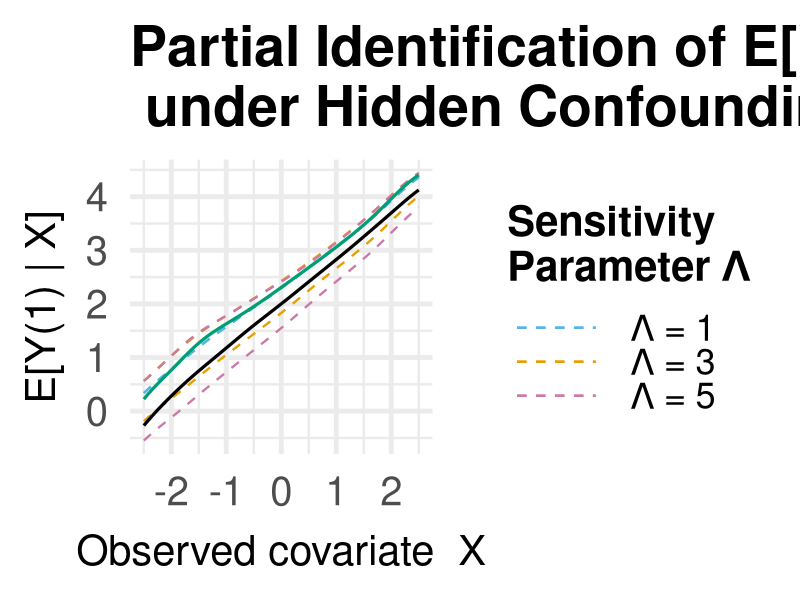

This chart was generated by the following R code:
# ============================================================
#  Partial Identification of E[Y(1) | X] under Hidden Confounding
#  DVDS Method: Dorn, Guo & Kallus (2023)
#  "Doubly-Valid/Doubly-Sharp Sensitivity Analysis for Causal
#   Inference with Unmeasured Confounding"
#
#  Sensitivity model: Marginal Sensitivity Model (MSM)
#  with parameter Lambda (Λ).
#
#  Under MSM(Λ), the true propensity odds are within Λ of the
#  nominal (estimated) propensity odds:
#
#    1/Λ ≤ [π(x)/(1-π(x))] / [ê(x)/(1-ê(x))] ≤ Λ
#
#  where π(x) is the TRUE propensity (unknown), ê(x) is the
#  NOMINAL propensity estimated from observed data.
#  Λ = 1  →  no hidden confounding (standard IPW).
#  Λ > 1  →  allows for increasing amounts of confounding.
# ============================================================

library(quantreg)   # quantile regression for DVDS augmentation
library(ggplot2)
library(dplyr)

set.seed(2024)
n <- 2000

# ------------------------------------------------------------
# 1.  Data Generating Process (DGP)
# ------------------------------------------------------------
#
#  X  ~ N(0,1)          observed covariate
#  U  ~ N(0,1)          HIDDEN confounder (analyst does not see U)
#
#  True propensity: P(A=1 | X, U) = logistic(0.5*X + 0.9*U)
#  → U is a strong confounder of A → Y
#
#  Potential outcomes:
#    Y(1) = 2 + X + 0.8*U + ε1     (treated)
#    Y(0) = 0.5*X        + ε0     (control)
#
#  Observed: Y = A·Y(1) + (1-A)·Y(0)

X  <- rnorm(n)
U  <- rnorm(n)                                  # HIDDEN — never used in estimation

true_ps <- plogis(0.5 * X + 0.9 * U)           # depends on U
A  <- rbinom(n, 1, true_ps)

Y1_pot <- 2 + X + 0.8 * U + rnorm(n, sd = 0.5) # potential outcome Y(1)
Y0_pot <- 0.5 * X          + rnorm(n, sd = 0.5) # potential outcome Y(0)
Y  <- A * Y1_pot + (1 - A) * Y0_pot             # observed outcome

cat("============================================================\n")
cat("  ORACLE (uses U — unobservable in practice)\n")
cat("============================================================\n")
cat(sprintf("  True E[Y(1)]       = %.3f\n", mean(Y1_pot)))
cat(sprintf("  True E[Y(0)]       = %.3f\n", mean(Y0_pot)))
cat(sprintf("  True ATE           = %.3f\n\n", mean(Y1_pot - Y0_pot)))

# ------------------------------------------------------------
# 2.  Analyst's world: only (X, A, Y) are observed
#     Estimate nominal propensity score ignoring U
# ------------------------------------------------------------

ps_model <- glm(A ~ X, family = binomial)       # misspecified: omits U
pi_hat   <- fitted(ps_model)
pi_hat   <- pmax(pi_hat, 0.02)                  # trim for numerical stability

naive_ipw <- mean(A * Y / pi_hat)               # Horwitz-Thompson estimator

cat("============================================================\n")
cat("  NAIVE ANALYSIS (ignores hidden confounding)\n")
cat("============================================================\n")
cat(sprintf("  Naive IPW E[Y(1)]  = %.3f  (biased due to hidden U)\n\n",
            naive_ipw))

# ------------------------------------------------------------
# 3.  DVDS Marginal Bounds on E[Y(1)]
# ------------------------------------------------------------
#
#  Under MSM(Λ), the SHARP identified set for E[Y(1)] is
#  [L(Λ), U(Λ)] where the bounds come from a doubly-valid
#  augmented estimator (Dorn, Guo & Kallus 2023, Sec. 3):
#
#  Key idea: choose a quantile level τ = Λ/(1+Λ) (upper bound)
#  or τ = 1/(1+Λ) (lower bound) for the treated-unit outcome
#  distribution.  Then the DVDS estimator is:
#
#    ψ̂_upper = (1/n) Σ_i [ q̂_{τ}(X_i) + w_i^up · A_i · (Y_i − q̂_{τ}(X_i)) ]
#    ψ̂_lower = (1/n) Σ_i [ q̂_{τ'}(X_i) + w_i^lo · A_i · (Y_i − q̂_{τ'}(X_i)) ]
#
#  where the MSM tilted weights are:
#    w_i^up = Λ / (Λ · π̂(X_i) + 1 − π̂(X_i))
#    w_i^lo = 1 / (π̂(X_i) + Λ · (1 − π̂(X_i)))
#
#  and q̂_τ(x) is a quantile regression of Y on X at level τ,
#  fit on TREATED units only.
#
#  "Doubly valid" means the bound is valid if EITHER:
#   (a) the propensity score model is correct, OR
#   (b) the outcome quantile model is correct.
#
#  "Sharp" means no tighter bound is possible under MSM(Λ).

dvds_marginal_bounds <- function(Y, A, X, pi_hat, Lambda) {

  tau_up  <- Lambda / (1 + Lambda)   # quantile for upper bound
  tau_lo  <- 1      / (1 + Lambda)   # quantile for lower bound

  # MSM tilted IPW weights (one per observation)
  w_up <- Lambda / (Lambda * pi_hat + (1 - pi_hat))
  w_lo <- 1      / (pi_hat + Lambda * (1 - pi_hat))

  # Quantile regression on treated units only
  df_treated <- data.frame(Y = Y[A == 1], X = X[A == 1])

  qfit_up <- rq(Y ~ X, tau = tau_up, data = df_treated)
  qfit_lo <- rq(Y ~ X, tau = tau_lo, data = df_treated)

  q_up <- predict(qfit_up, newdata = data.frame(X = X))  # predict for ALL units
  q_lo <- predict(qfit_lo, newdata = data.frame(X = X))

  # DVDS augmented estimators (IPW + quantile control variate)
  psi_up <- mean(q_up + w_up * A * (Y - q_up))
  psi_lo <- mean(q_lo + w_lo * A * (Y - q_lo))

  return(list(lower   = psi_lo,
              upper   = psi_up,
              width   = psi_up - psi_lo,
              q_up    = q_up,
              q_lo    = q_lo,
              w_up    = w_up,
              w_lo    = w_lo,
              tau_up  = tau_up,
              tau_lo  = tau_lo))
}

# Compute bounds over a sequence of Lambda values
Lambda_seq  <- c(1.0, 3.0, 5.0)
true_EY1    <- mean(Y1_pot)

marginal_results <- do.call(rbind, lapply(Lambda_seq, function(L) {
  b <- dvds_marginal_bounds(Y, A, X, pi_hat, L)
  data.frame(Lambda      = L,
             Lower       = b$lower,
             Upper       = b$upper,
             Width       = b$width,
             Contains_truth = (b$lower <= true_EY1 & true_EY1 <= b$upper))
}))

cat("============================================================\n")
cat(sprintf("  DVDS MARGINAL BOUNDS on E[Y(1)]  (true = %.3f)\n", true_EY1))
cat("============================================================\n")
print(marginal_results, row.names = FALSE, digits = 3)
cat("\n")

# ------------------------------------------------------------
# 4.  Conditional Bounds: E[Y(1) | X = x]  for each Lambda
# ------------------------------------------------------------
#
#  We evaluate the DVDS bound locally at each grid point x0
#  using a Nadaraya-Watson kernel smoother with Gaussian kernel.
#  This gives the identified SET for the conditional mean
#  potential outcome as a function of X.

dvds_conditional_bounds <- function(Y, A, X, pi_hat, Lambda,
                                    x_grid, bandwidth = 0.4) {

  tau_up <- Lambda / (1 + Lambda)
  tau_lo <- 1      / (1 + Lambda)

  w_up <- Lambda / (Lambda * pi_hat + (1 - pi_hat))
  w_lo <- 1      / (pi_hat + Lambda * (1 - pi_hat))

  # Global quantile regression on treated (extrapolates to full X range)
  df_tr  <- data.frame(Y = Y[A == 1], X = X[A == 1])
  q_up   <- predict(rq(Y ~ X, tau = tau_up, data = df_tr),
                    newdata = data.frame(X = X))
  q_lo   <- predict(rq(Y ~ X, tau = tau_lo, data = df_tr),
                    newdata = data.frame(X = X))

  # Local DVDS bounds at each grid point using kernel weighting
  res <- vapply(x_grid, function(x0) {

    kw <- dnorm((X - x0) / bandwidth)   # Gaussian kernel weights
    kw_norm <- kw / sum(kw)             # normalise to sum to 1

    upper <- sum(kw_norm * (q_up + w_up * A * (Y - q_up)))
    lower <- sum(kw_norm * (q_lo + w_lo * A * (Y - q_lo)))

    # Oracle: true E[Y(1) | X ≈ x0]
    true_cond <- sum(kw_norm * Y1_pot)

    # Naive: sample mean of Y among treated near x0
    kw_tr <- kw * A
    naive  <- if (sum(kw_tr) > 1e-8) sum(kw_tr * Y) / sum(kw_tr)
              else NA_real_

    c(lower = lower, upper = upper,
      true  = true_cond, naive = naive)
  }, FUN.VALUE = numeric(4))

  data.frame(X      = x_grid,
             Lower  = res["lower", ],
             Upper  = res["upper", ],
             True   = res["true",  ],
             Naive  = res["naive", ],
             Lambda = Lambda)
}

x_grid <- seq(-2.5, 2.5, length.out = 60)

cond_list <- lapply(Lambda_seq, function(L) {
  dvds_conditional_bounds(Y, A, X, pi_hat, L, x_grid, bandwidth = 0.4)
})
cond_df <- bind_rows(cond_list)
cond_df$Lambda_label <- factor(paste0("Λ = ", cond_df$Lambda))

# Extract reference curves (same for all Lambda)
ref <- cond_df[cond_df$Lambda == 1, ]

# ------------------------------------------------------------
# 5.  Plot 1 — Conditional bounds as lines for each Lambda
# ------------------------------------------------------------

# Sort data descending by Lambda so the widest bounds are drawn first
cond_df_sorted <- cond_df %>% arrange(desc(Lambda))

p1 <- ggplot(cond_df_sorted, aes(x = X)) +
  # Upper bound lines
  geom_line(aes(y = Upper, color = Lambda_label),
            linewidth = 0.8, linetype = "dashed") +
  # Lower bound lines
  geom_line(aes(y = Lower, color = Lambda_label),
            linewidth = 0.8, linetype = "dashed") +
  # True conditional mean (Oracle) - Solid Black
  geom_line(data = ref,
            aes(x = X, y = True),
            color = "black", linewidth = 1.1,
            inherit.aes = FALSE) +
  # Naive estimate - Solid Blue
  geom_line(data = ref,
            aes(x = X, y = Naive),
            color = "#009E73", linewidth = 1.1,
            inherit.aes = FALSE) +
  scale_color_manual(
    name   = "Sensitivity\nParameter Λ",
    values = c("#56B4E9", "#E69F00", "#CC79A7")) +
  labs(
    title    = "Partial Identification of E[Y(1) | X] \n under Hidden Confounding",
    x        = "Observed covariate  X",
    y        = "E[Y(1) | X]"
  ) +
  theme_minimal(base_size = 36) +
  theme(
    # Use your suggested size of 40 for the title
    plot.title    = element_text(size = 40, face = "bold", margin = margin(b = 15)),
    
    # Scale axis and legend titles slightly larger than the base text
    axis.title.x  = element_text(size = 30, margin = margin(t = 15)),
    axis.title.y  = element_text(size = 30, margin = margin(r = 15)),
    legend.title  = element_text(size = 30, face = "bold"),
    legend.text   = element_text(size = 26),
    
    # Ensure the legend lines are long enough to clearly see the dashes
    legend.key.width  = unit(2.5, "cm")
  )


# ------------------------------------------------------------
# 6.  Plot 2 — Marginal bound width as a function of Lambda
# ------------------------------------------------------------

p2 <- ggplot(marginal_results, aes(x = Lambda)) +
  geom_ribbon(aes(ymin = Lower, ymax = Upper), fill = "#FDAE61", alpha = 0.4) +
  geom_line(aes(y = Lower), color = "#D73027", linewidth = 1) +
  geom_line(aes(y = Upper), color = "#D73027", linewidth = 1) +
  geom_hline(yintercept = true_EY1,
             color = "black", linetype = "dashed", linewidth = 0.9) +
  geom_hline(yintercept = naive_ipw,
             color = "steelblue", linetype = "solid", linewidth = 0.9) +
  annotate("text", x = 1.05, y = true_EY1 + 0.06,
           label = "True E[Y(1)]", hjust = 0, size = 3.5, color = "black") +
  annotate("text", x = 1.05, y = naive_ipw - 0.1,
           label = "Naive IPW", hjust = 0, size = 3.5, color = "steelblue") +
  scale_x_continuous(breaks = Lambda_seq) +
  labs(
    title    = "Marginal Identified Set for E[Y(1)] vs Sensitivity Parameter Λ",
    x        = "Sensitivity parameter  Λ",
    y        = "Identified set for E[Y(1)]",
  ) +
  theme_minimal(base_size = 13) +
  theme(
    plot.title    = element_text(face = "bold"),
    plot.subtitle = element_text(color = "grey40", size = 10)
  )

# Print plots
print(p1)
#print(p2)

cat("============================================================\n")
cat("  INTERPRETATION GUIDE\n")
cat("============================================================\n")
cat("  Λ = 1 : assumes no hidden confounding (point-identified).\n")
cat("  Λ > 1 : allows unmeasured confounders to shift treatment\n")
cat("          odds by up to factor Λ.\n\n")
cat("  The DVDS bound is:\n")
cat("  • Sharp  — no tighter interval is possible under MSM(Λ).\n")
cat("  • Doubly valid — consistent if EITHER the propensity\n")
cat("    model OR the outcome quantile model is correctly\n")
cat("    specified (but not necessarily both).\n\n")
cat("  In this simulation, the analyst's propensity model is\n")
cat("  MISSPECIFIED (omits U).  The naive IPW estimate is biased\n")
cat("  downward.  The true E[Y(1)] falls inside the identified\n")
cat("  set once Λ is large enough to cover the true confounding.\n")
